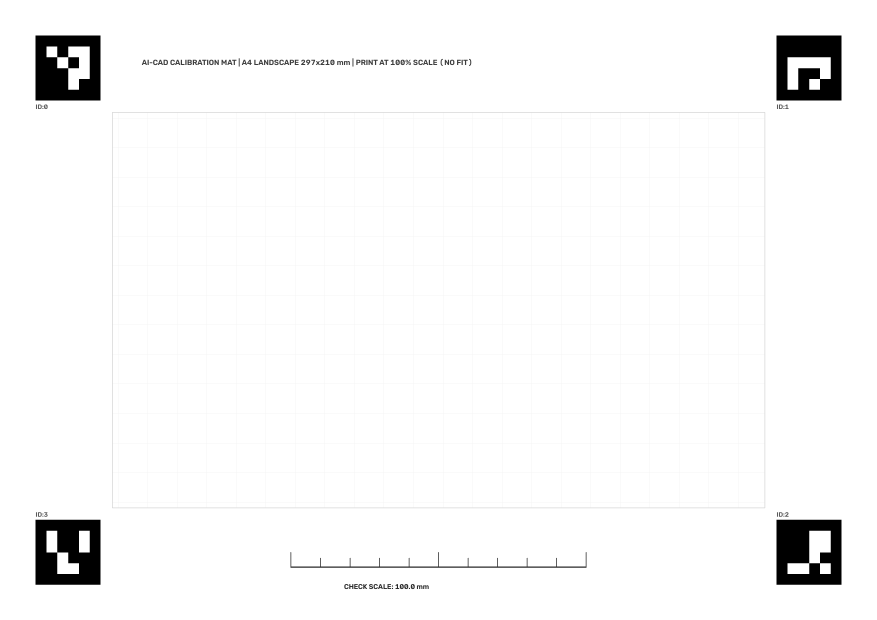
#> input picture input/aruco_mat_A4.png, 3508 x 2480 px (shown at 1/4 size)
$ python measure_photo.py input/aruco_mat_A4.png
#> lines starting #> are read from the running program, lines starting #| are printed output that depends on the picture
# measure_photo.py — Калибровка, выравнивание перспективы и замер геометрии по фото для ИИ-агента
# Использование:
#   .venv\Scripts\python.exe measure_photo.py input\latch\top_m.jpg
#   .venv\Scripts\python.exe measure_photo.py input\latch\
#   .venv\Scripts\python.exe measure_photo.py input\latch\top.jpg --width 68
#   .venv\Scripts\python.exe measure_photo.py input\latch\top.jpg --bbox 68 49

import argparse
import glob
import math
import os
import sys

import cv2
import numpy as np

from generate_aruco_mat import (
    ARUCO_DICT_ID,
    MARKER_MM,
    MARKER_POSITIONS_MM,
    PAGE_H_MM,
    PAGE_W_MM,
    WORK_AREA_MM,
)

OUT_PX_PER_MM = 10.0  # 10 px/мм (разрешение 0.1 мм/пиксель)
IMAGE_EXTS = (".jpg", ".jpeg", ".png", ".bmp", ".webp")


def _imread_unicode(filepath: str) -> np.ndarray:
    data = np.fromfile(filepath, dtype=np.uint8)
    img = cv2.imdecode(data, cv2.IMREAD_COLOR)
    if img is None:
        raise FileNotFoundError(
            f"[FAIL READ] Не удалось прочитать изображение: {filepath}"
        )
    return img


# [6 lines left out: function _imwrite_unicode, not called in this run]


def _rectify_by_aruco(img_bgr: np.ndarray):
    """Ищет 4 ArUco-маркера (ID 0..3) и выравнивает фото в масштаб OUT_PX_PER_MM."""
    aruco_dict = cv2.aruco.getPredefinedDictionary(ARUCO_DICT_ID)
    params = cv2.aruco.DetectorParameters()
    detector = cv2.aruco.ArucoDetector(aruco_dict, params)
    corners, ids, _ = detector.detectMarkers(img_bgr)
    if ids is None:
        return None, None

    found = {}
    for corner_set, mid in zip(corners, ids.flatten()):
        mid_int = int(mid)
        if mid_int in MARKER_POSITIONS_MM:
            found[mid_int] = corner_set.reshape(4, 2)

    if len(found) < 4:
        return None, None

    # Гомография по всем 16 углам 4 маркеров (порядок OpenCV: TL, TR, BR, BL)
    src_pts = []
    dst_pts = []
    for mid in (0, 1, 2, 3):
        mx, my = MARKER_POSITIONS_MM[mid]
        dst_mm = [
            (mx, my),
            (mx + MARKER_MM, my),
            (mx + MARKER_MM, my + MARKER_MM),
            (mx, my + MARKER_MM),
        ]
        for s_pt, (dx_mm, dy_mm) in zip(found[mid], dst_mm):
            src_pts.append(s_pt)
            dst_pts.append([dx_mm * OUT_PX_PER_MM, dy_mm * OUT_PX_PER_MM])

    src_arr = np.array(src_pts, dtype=np.float32).reshape(-1, 1, 2)
    dst_arr = np.array(dst_pts, dtype=np.float32).reshape(-1, 1, 2)
    H, _ = cv2.findHomography(src_arr, dst_arr, cv2.RANSAC, 3.0)
    if H is None:
        return None, None

    proj = cv2.perspectiveTransform(src_arr, H)
    reproj_err_mm = float(
        np.linalg.norm(proj - dst_arr, axis=2).mean() / OUT_PX_PER_MM
    )

    out_w = int(round(PAGE_W_MM * OUT_PX_PER_MM))
    out_h = int(round(PAGE_H_MM * OUT_PX_PER_MM))
    warped = cv2.warpPerspective(img_bgr, H, (out_w, out_h), flags=cv2.INTER_CUBIC)

    wx1, wy1, wx2, wy2 = [int(round(v * OUT_PX_PER_MM)) for v in WORK_AREA_MM]
    roi = warped[wy1:wy2, wx1:wx2]
    return roi, reproj_err_mm


def _segment_part(roi_bgr: np.ndarray) -> np.ndarray:
    """Выделяет бинарную маску детали через честную цветовую дистанцию CIELAB (отсекает мягкие тени)."""
    blur = cv2.GaussianBlur(roi_bgr, (5, 5), 0)
    lab = cv2.cvtColor(blur, cv2.COLOR_BGR2LAB).astype(np.float32)

    h, w = lab.shape[:2]
    b = max(8, min(h, w) // 25)
    border_pixels = np.concatenate(
        [
            lab[:b, :, :].reshape(-1, 3),
            lab[-b:, :, :].reshape(-1, 3),
            lab[:, :b, :].reshape(-1, 3),
            lab[:, -b:, :].reshape(-1, 3),
        ],
        axis=0,
    )
    bg_lab = np.median(border_pixels, axis=0)
    dist = np.linalg.norm(lab - bg_lab, axis=2)
    dist_u8 = np.clip(dist, 0, 255).astype(np.uint8)

    otsu_val, _ = cv2.threshold(dist_u8, 0, 255, cv2.THRESH_BINARY + cv2.THRESH_OTSU)
    # Отсекаем светло-серую сетку и мягкие тени на белом листе
    thresh_val = max(float(otsu_val), 32.0)
    _, mask = cv2.threshold(dist_u8, thresh_val, 255, cv2.THRESH_BINARY)

    kernel = cv2.getStructuringElement(cv2.MORPH_ELLIPSE, (5, 5))
    mask = cv2.morphologyEx(mask, cv2.MORPH_CLOSE, kernel, iterations=2)
    mask = cv2.morphologyEx(mask, cv2.MORPH_OPEN, kernel, iterations=1)
    return mask


def _find_main_contour(mask: np.ndarray):
    contours, hierarchy = cv2.findContours(
        mask, cv2.RETR_TREE, cv2.CHAIN_APPROX_SIMPLE
    )
    if not contours or hierarchy is None:
        return None, None, None
    hier = hierarchy[0]
    h, w = mask.shape[:2]
    best_idx = -1
    best_area = 0.0
    for idx, cnt in enumerate(contours):
        if hier[idx][3] != -1:
            continue
        area = cv2.contourArea(cnt)
        if area < 0.002 * w * h:
            continue
        x, y, bw, bh = cv2.boundingRect(cnt)
        if bw > 0.96 * w and bh > 0.96 * h:
            continue
        if area > best_area:
            best_area = area
            best_idx = idx
    if best_idx < 0:
        return None, None, None
    return best_idx, contours, hier


# [131 lines left out: functions _deskew_roi, _put_label_box, _draw_grid_overlay, not called in this run]


def measure_photo(
    filepath: str,
    bbox_mm: tuple[float, float] = None,
    width_mm: float = None,
    min_area_mm2: float = 8.0,
    no_deskew: bool = False,
) -> tuple[str, str]:
    """Выполняет калибровку, выравнивание и замер одной фотографии детали."""
    abs_path = os.path.abspath(filepath)
    img = _imread_unicode(abs_path)

    roi, reproj_err_mm = _rectify_by_aruco(img)
    if roi is not None:
        px_per_mm = OUT_PX_PER_MM
        mode_label = f"ArUco 4x4 (err={reproj_err_mm:.2f} mm)"
    elif width_mm is not None:
        roi = img.copy()
        px_per_mm = None
        mode_label = f"Manual Width ({width_mm:.1f} mm)"
    elif bbox_mm is not None:
        roi = img.copy()
        px_per_mm = None
        mode_label = f"Manual BBox ({bbox_mm[0]:.1f}x{bbox_mm[1]:.1f} mm)"
    else:
        raise RuntimeError(
            f"[FAIL CALIBRATION] На фото '{os.path.basename(abs_path)}' не найдены все 4 ArUco-маркера (ID 0..3). "
            "Снимите деталь на листе input\\aruco_mat_A4.png либо укажите --width W или --bbox L B (в мм)."
        )

    mask = _segment_part(roi)
    main_idx, contours, hier = _find_main_contour(mask)
    if main_idx is None:
        raise RuntimeError(
            f"[FAIL SEGMENT] Не удалось выделить контур детали на '{os.path.basename(abs_path)}'!"
        )

    rot_deg = 0.0
    if not no_deskew:
        roi, mask, rot_deg = _deskew_roi(roi, mask, contours[main_idx])
        main_idx, contours, hier = _find_main_contour(mask)
        if main_idx is None:
            raise RuntimeError("[FAIL DESKEW] Потерян контур детали после поворота!")

    outer_cnt = contours[main_idx]
    bx, by, bw, bh = cv2.boundingRect(outer_cnt)

    if px_per_mm is None:
        if width_mm is not None:
            px_per_mm = bw / float(width_mm)
        else:
            exp_long, exp_short = max(bbox_mm), min(bbox_mm)
            px_long, px_short = max(bw, bh), min(bw, bh)
            px_per_mm = 0.5 * (px_long / exp_long + px_short / exp_short)

    part_w_mm = bw / px_per_mm
    part_h_mm = bh / px_per_mm
    origin_px = (bx + bw / 2.0, by + bh / 2.0)

    holes = []
    windows = []
    min_feat_area_px = float(min_area_mm2) * (px_per_mm**2)
    for idx, cnt in enumerate(contours):
        if hier[idx][3] != main_idx:
            continue
        area_px = cv2.contourArea(cnt)
        if area_px < min_feat_area_px:
            continue
        perim_px = cv2.arcLength(cnt, True)
        if perim_px <= 1e-6:
            continue
        circ = 4.0 * math.pi * area_px / (perim_px**2)
        fx, fy, fw, fh = cv2.boundingRect(cnt)
        cx_mm = (fx + fw / 2.0 - origin_px[0]) / px_per_mm
        cy_mm = (origin_px[1] - (fy + fh / 2.0)) / px_per_mm
        w_mm = fw / px_per_mm
        h_mm = fh / px_per_mm
        area_mm2 = area_px / (px_per_mm**2)

        if circ > 0.80 and abs(w_mm - h_mm) / max(w_mm, h_mm) < 0.15:
            d_eq = 2.0 * math.sqrt(area_mm2 / math.pi)
            holes.append(
                {"x": cx_mm, "y": cy_mm, "d": d_eq, "circ": circ, "area": area_mm2}
            )
        else:
            windows.append(
                {
                    "x": cx_mm,
                    "y": cy_mm,
                    "w": w_mm,
                    "h": h_mm,
                    "area": area_mm2,
                    "cnt": cnt,
                }
            )

    holes.sort(key=lambda d: (-round(d["y"], 1), round(d["x"], 1)))
    windows.sort(key=lambda d: (-round(d["y"], 1), round(d["x"], 1)))

    pad_px = int(round(15.0 * px_per_mm))
    rh, rw = roi.shape[:2]
    cx1 = max(0, bx - pad_px)
    cy1 = max(0, by - pad_px)
    cx2 = min(rw, bx + bw + pad_px)
    cy2 = min(rh, by + bh + pad_px)
    crop = roi[cy1:cy2, cx1:cx2]

    scale_vis = min(1.0, 1400.0 / max(crop.shape[:2]))
    if scale_vis < 0.99:
        crop = cv2.resize(
            crop,
            (int(crop.shape[1] * scale_vis), int(crop.shape[0] * scale_vis)),
            interpolation=cv2.INTER_AREA,
        )
        vis_ppm = px_per_mm * scale_vis
        vis_origin = (
            (origin_px[0] - cx1) * scale_vis,
            (origin_px[1] - cy1) * scale_vis,
        )
        vis_outer = ((outer_cnt - np.array([[[cx1, cy1]]])) * scale_vis).astype(
            np.int32
        )
        vis_windows = [
            {
                **item,
                "cnt": ((item["cnt"] - np.array([[[cx1, cy1]]])) * scale_vis).astype(
                    np.int32
                ),
            }
            for item in windows
        ]
        vis_offset = (0, 0)
    else:
        vis_ppm = px_per_mm
        vis_origin = origin_px
        vis_outer = outer_cnt
        vis_windows = windows
        vis_offset = (cx1, cy1)

    grid_img = _draw_grid_overlay(
        crop,
        vis_ppm,
        vis_origin,
        vis_outer,
        vis_offset,
        holes,
        vis_windows,
        part_w_mm,
        part_h_mm,
        mode_label,
    )

    stem = os.path.splitext(abs_path)[0]
    out_png = f"{stem}_rectified_grid.png"
    out_md = f"{stem}_photo_blueprint.md"
    _imwrite_unicode(out_png, grid_img)

    md = [
        f"# Инженерный замер по фотографии: `{os.path.basename(abs_path)}`",
        f"- **Режим калибровки:** `{mode_label}`",
        f"- **Выравнивание поворота (deskew):** `{rot_deg:+.2f}°`",
        f"- **Габариты контура (DX × DY):** **`{part_w_mm:.2f} × {part_h_mm:.2f}` мм**",
        f"- **Начало координат `(0, 0)`:** центр габаритного прямоугольника детали (`+X` вправо, `+Y` вверх)",
        f"- **Визуальная сетка для VLM-анализа:** `{os.path.basename(out_png)}` (шаг сетки `5 / 10` мм)\n",
    ]

    md.append("## 1. Обнаруженные круглые отверстия")
    if holes:
        md.append("| # | Центр X (мм) | Центр Y (мм) | Диаметр D (мм) | Круглость |")
        md.append("| :--- | :---: | :---: | :---: | :---: |")
        for idx, h_item in enumerate(holes, 1):
            md.append(
                f"| {idx} | `{h_item['x']:+.2f}` | `{h_item['y']:+.2f}` | **`{h_item['d']:.2f}`** | {h_item['circ']:.2f} |"
            )
    else:
        md.append("_Круглые сквозные отверстия на контрастном фоне не обнаружены._")

    md.append("\n## 2. Обнаруженные внутренние окна / пазы / карманы")
    if windows:
        md.append(
            "| # | Центр X (мм) | Центр Y (мм) | Ширина W (мм) | Высота H (мм) | Площадь (мм²) |"
        )
        md.append("| :--- | :---: | :---: | :---: | :---: | :---: |")
        for idx, w_item in enumerate(windows, 1):
            md.append(
                f"| {idx} | `{w_item['x']:+.2f}` | `{w_item['y']:+.2f}` | **`{w_item['w']:.2f}`** | **`{w_item['h']:.2f}`** | {w_item['area']:.1f} |"
            )
    else:
        md.append("_Внутренние сквозные окна/пазы не обнаружены._")

    md.append(
        "\n> **Примечание для агента:** обязательно открой `*_rectified_grid.png` через `Read` — "
        "по миллиметровой сетке сверь размеры глухих карманов, выступов и элементов, "
        "которые не дали сквозного контраста при бинаризации."
    )

    with open(out_md, "w", encoding="utf-8") as f:
        f.write("\n".join(md) + "\n")

    print(
        f"[OK PHOTO] {os.path.basename(abs_path)} -> "
        f"{part_w_mm:.2f} x {part_h_mm:.2f} мм | отверстий={len(holes)}, окон={len(windows)}"
    )
    print(f"  ├── {out_png}")
    print(f"  └── {out_md}")
    return out_png, out_md


def main():
    parser = argparse.ArgumentParser(
        description="Выравнивание и замер фотографий деталей (ArUco-лист, --width W или --bbox L B)."
    )
    parser.add_argument(
        "target", help="Путь к фото или папке с фотографиями (input\\...)"
    )
    parser.add_argument(
        "--width",
        type=float,
        default=None,
        help="Известная горизонтальная ширина детали в мм (режим без ArUco-листа)",
    )
    parser.add_argument(
        "--bbox",
        nargs=2,
        type=float,
        metavar=("L", "B"),
        default=None,
        help="Габариты детали L B в мм (резервный режим без ArUco-листа)",
    )
    parser.add_argument(
        "--min-area",
        type=float,
        default=8.0,
        help="Минимальная площадь внутренних отверстий/окон в мм² (отсечка бликов, по умолч. 8.0)",
    )
    parser.add_argument(
        "--no-deskew",
        action="store_true",
        help="Не доворачивать деталь автоматически по минимальному прямоугольнику",
    )
    args = parser.parse_args()

    if os.path.isdir(args.target):
        files = [
            p
            for p in sorted(glob.glob(os.path.join(args.target, "*")))
            if os.path.splitext(p)[1].lower() in IMAGE_EXTS
            and not p.lower().endswith("_rectified_grid.png")
            and os.path.basename(p).lower() != "aruco_mat_a4.png"
        ]
    else:
        files = [args.target]

    if not files:
        print(f"[WARN] Не найдено изображений в: {args.target}")
        sys.exit(1)

    bbox_tuple = tuple(args.bbox) if args.bbox else None
    for fpath in files:
        measure_photo(
            fpath,
            bbox_mm=bbox_tuple,
            width_mm=args.width,
            min_area_mm2=args.min_area,
            no_deskew=args.no_deskew,
        )
#> in _imread_unicode, img is the input picture: shape (2480, 3508, 3); min 0, max 255, mean 247.9
#> in _rectify_by_aruco, `corners, ids, _ = detector.detectMarkers(img_bgr)`: corners = ([[3106, 2079], [3365, 2079], [3365, 2338], [3106, 2338]], [[142, 2079], [401, 2079], [401, 2338], [142, 2338]], [[3106, 142], [3365, 142], [3365, 401], [3106, 401]], [[142, 142], [401, 142], [401, 401], [142, 401]]); ids = [2, 3, 1, 0]
#> the loop in _rectify_by_aruco, `for corner_set, mid in zip(corners, ids.flatten()):` made 4 passes
#> (corner_set, mid, mid_int) on passes 1 to 4: ([[3106, 2079], [3365, 2079], [3365, 2338], [3106, 2338]], 2, 2), ([[142, 2079], [401, 2079], [401, 2338], [142, 2338]], 3, 3), ([[3106, 142], [3365, 142], [3365, 401], [3106, 401]], 1, 1), ([[142, 142], [401, 142], [401, 401], [142, 401]], 0, 0)
#> after the loop in _rectify_by_aruco, `for corner_set, mid in zip(corners, ids.flatten()):`: found = {2: [[3106, 2079], [3365, 2079], [3365, 2338], [3106, 2338]], 3: [[142, 2079], [401, 2079], [401, 2338], [142, 2338]], 1: [[3106, 142], [3365, 142], [3365, 401], [3106, 401]], 0: [[142, 142], [401, 142], [401, 401], [142, 401]]}
#> in _rectify_by_aruco, `roi = warped[wy1:wy2, wx1:wx2]`:
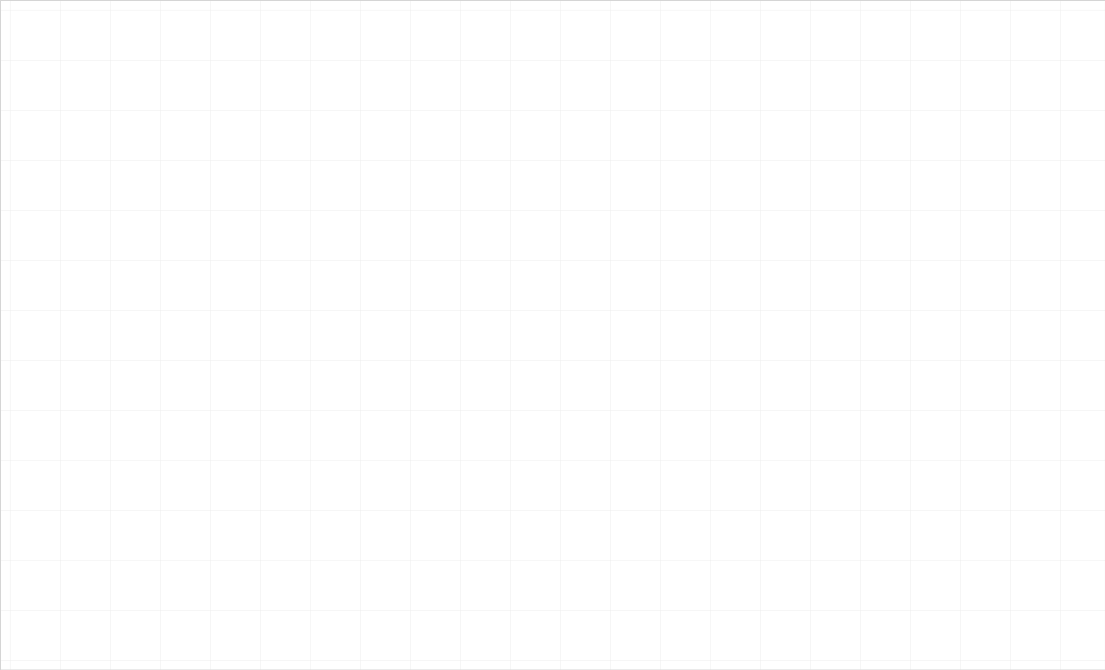
#> roi: shape (1340, 2210, 3) (shown at 1/2 size); min 211, max 255, mean 254.5
#> in measure_photo, `roi, reproj_err_mm = _rectify_by_aruco(img)`: reproj_err_mm = 0.0485
#> in measure_photo, `mode_label = f"ArUco 4x4 (err={reproj_err_mm:.2f} mm)"`: mode_label = 'ArUco 4x4 (err=0.05 mm)'
#> in _segment_part, `lab = cv2.cvtColor(blur, cv2.COLOR_BGR2LAB).astype(np.float32)`:
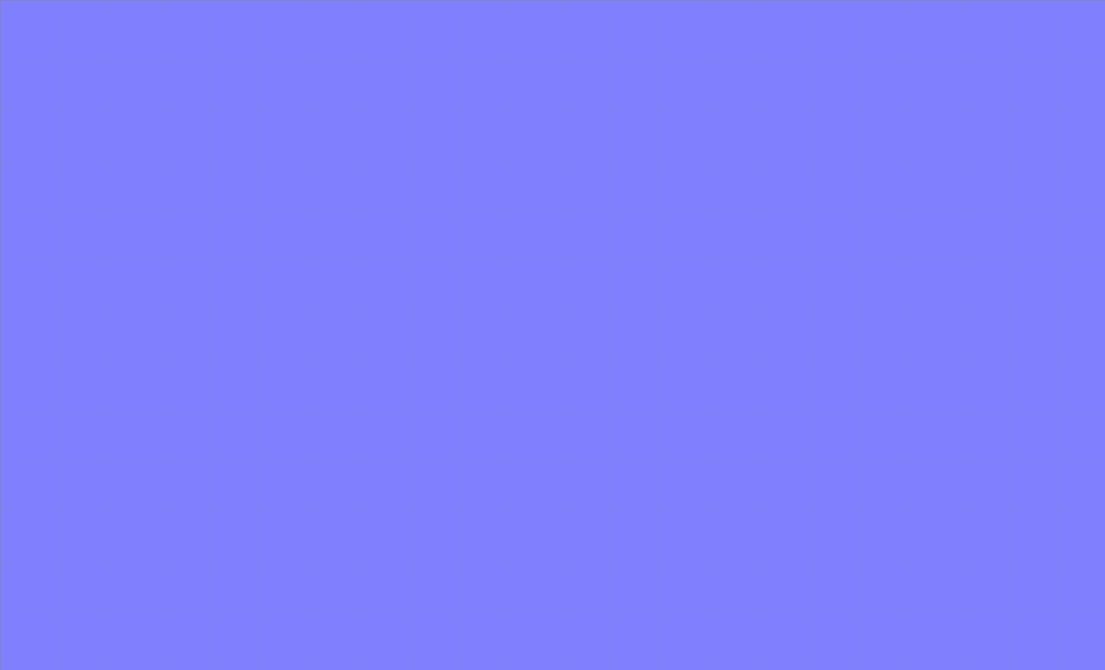
#> lab: shape (1340, 2210, 3) float32 (shown at 1/2 size); mean B, G, R 255.8, 128, 128
#> in _segment_part, `bg_lab = np.median(border_pixels, axis=0)`: bg_lab = [255, 128, 128]
#> in _segment_part, `dist = np.linalg.norm(lab - bg_lab, axis=2)`:
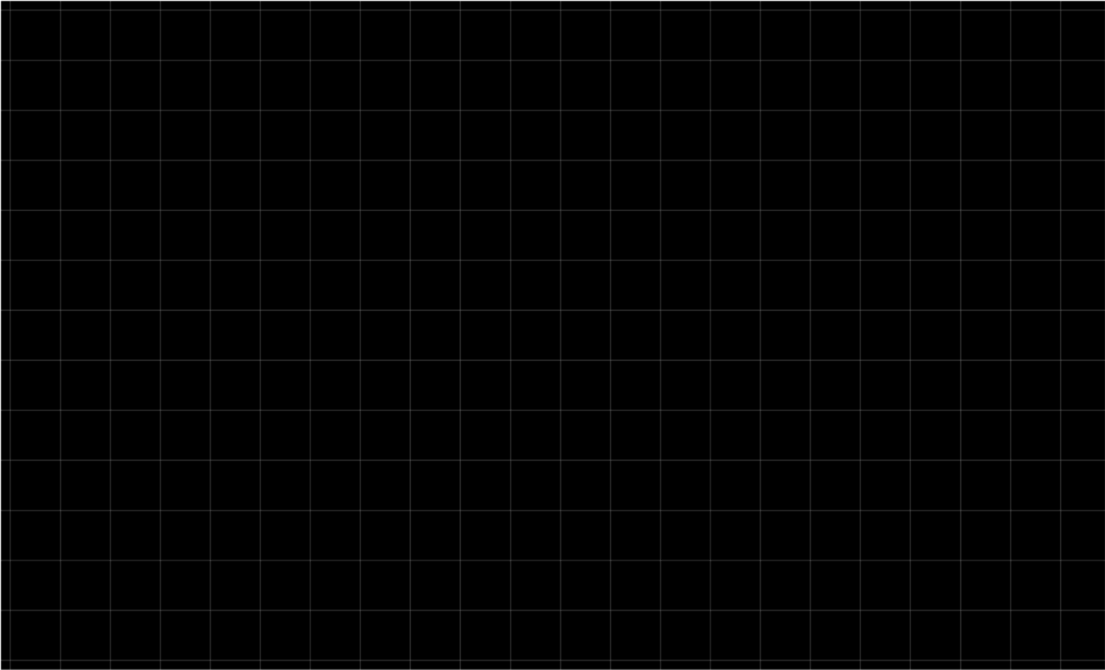
#> dist: shape (1340, 2210) float32 (shown at 1/2 size); min 0, max 36, mean 0.4; drawn with min black and max white
#> in _segment_part, `otsu_val, _ = cv2.threshold(dist_u8, 0, 255, cv2.THRESH_BINARY + cv2.T..`: otsu_val = 13
#> in _segment_part, `thresh_val = max(float(otsu_val), 32.0)`: thresh_val = 32
#> in _segment_part, `_, mask = cv2.threshold(dist_u8, thresh_val, 255, cv2.THRESH_BINARY)`: mask: shape (1340, 2210); 0.12% white in thin lines or dots
#> in _segment_part, `mask = cv2.morphologyEx(mask, cv2.MORPH_CLOSE, kernel, iterations=2)`: mask: shape (1340, 2210); 0.12% white in thin lines or dots
#> in _segment_part, `mask = cv2.morphologyEx(mask, cv2.MORPH_OPEN, kernel, iterations=1)`:
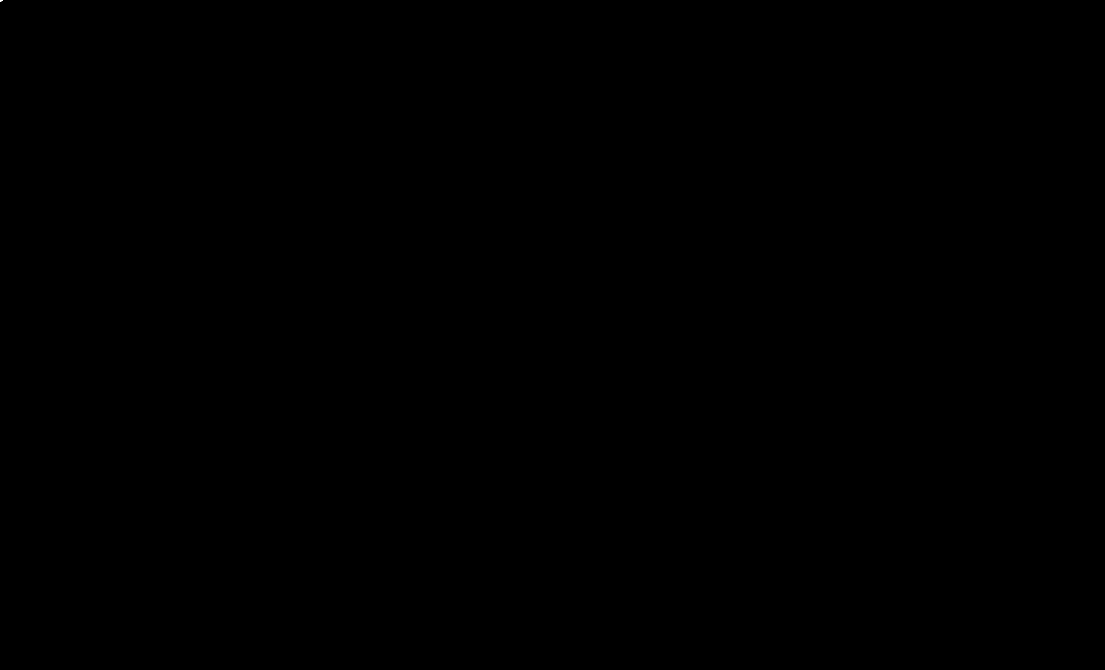
#> mask: shape (1340, 2210) (shown at 1/2 size); 0% white; 1 white region (1 under 20 px)
#> in _find_main_contour, `contours, hierarchy = cv2.findContours( mask, cv2.RETR_TREE, cv2.CHAIN..`: contours = 1 item
#> the loop in _find_main_contour, `for idx, cnt in enumerate(contours):` made 1 pass
#> area on pass 1: 7
#> after the loop in _find_main_contour, `for idx, cnt in enumerate(contours):`: best_area = 0; best_idx = -1


if __name__ == "__main__":
#> (the run stopped early here; a loop or call above may not have finished)
